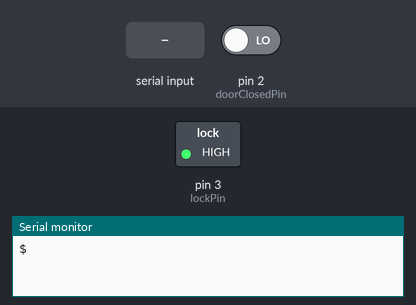
Bench run of a sketch on a simulated Arduino Uno, built with avr-gcc and run on an emulated ATmega328P. Parts: switched loads named in the sketch (green lamp = pin HIGH), the last lines printed to the serial monitor. Inputs (shaded band) come from the test bench; at power-on: pin 2 (doorClosedPin) LOW.

Above: at 1.2 s.
1.3 s: "U" received over Serial
At 2.0 s:
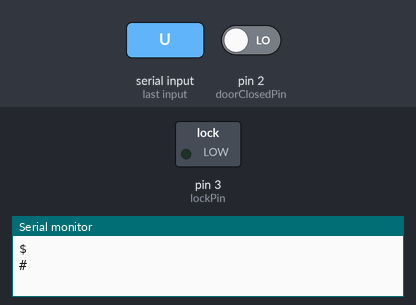
Timing chart, 0 to 4.3 s (numbered marks = the images above; inputs shaded):
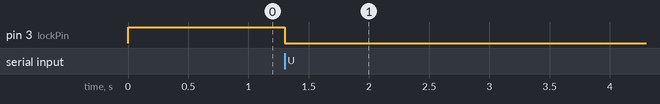

The sketch:

arduino.ino
```cpp
const int doorClosedPin = 2;
const int lockPin = 3;

int incomingByte = 0;

void setup() {
  Serial.begin(115200);
  Serial.println("$");
  pinMode(doorClosedPin, INPUT);
  pinMode(lockPin, OUTPUT);
  digitalWrite(lockPin, HIGH);
}

void loop() {
  // check door is closed
  int doorClosedState = digitalRead(doorClosedPin);
  if (doorClosedState == HIGH) {
    digitalWrite(lockPin, HIGH);
  }
  if (Serial.available() > 0) {
    // read the incoming byte:
    incomingByte = Serial.read();
    if (incomingByte == 'U') {
      Serial.println("#");
      digitalWrite(lockPin, LOW);
      delay(5000);
    }
  }
  // slow down
  delay(50);
}
```

Measured:
- after the input at 1.3 s, pin 3 (lockPin): HIGH → LOW at once
